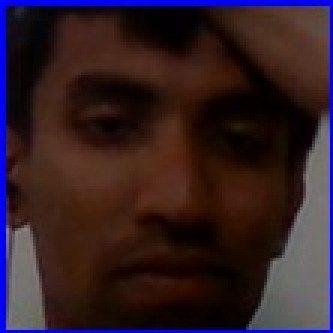
#> input picture my_data/user.1.102.jpg, 111 x 111 px (shown 3 times larger); its folder holds 4 pictures in this run
$ python classifier.py
#> lines starting #> are read from the running program, lines starting #| are printed output that depends on the picture
import numpy as np
import cv2
from PIL import Image
import os

def train_classifier(data_dir):
#> called with data_dir = 'my_data'
    path = [os.path.join(data_dir, f) for f in os.listdir(data_dir)]
    faces = []
    ids = []

    for image in path:
        img = Image.open(image).convert('L')
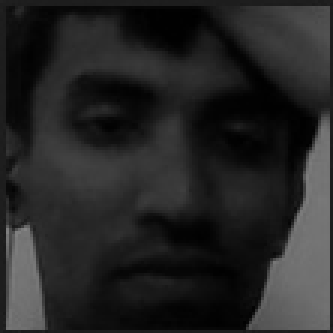
#> img: PIL image 111x111 L (shown 3 times larger); min 0, max 132, mean 36.9
        imageNp = np.array(img, 'uint8')
        id = int(os.path.split(image)[1].split(".")[1])

        faces.append(imageNp)
        ids.append(id)
#> pass 2 of the loop in train_classifier, `for image in path:`:
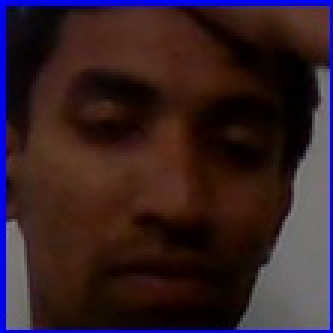
#> input picture my_data/user.1.104.jpg, 111 x 111 px (shown 3 times larger)
#> in train_classifier, `img = Image.open(image).convert('L')`:
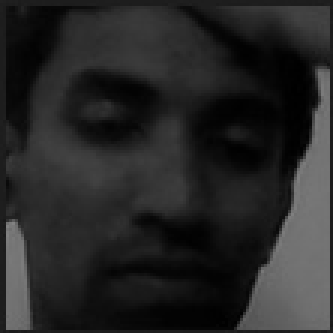
#> img: PIL image 111x111 L (shown 3 times larger); min 0, max 130, mean 38.4
#> pass 3 of the loop in train_classifier, `for image in path:`:
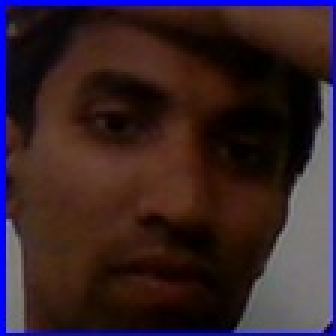
#> input picture my_data/user.1.109.jpg, 112 x 112 px (shown 3 times larger)
#> in train_classifier, `img = Image.open(image).convert('L')`:
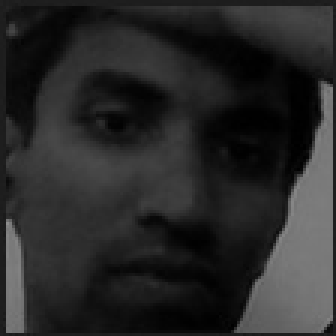
#> img: PIL image 112x112 L (shown 3 times larger); min 0, max 141, mean 40.4
#> the loop made 4 passes; the first 3 are shown

    ids = np.array(ids)
  #  print(dir(cv2.face))
    classifier = cv2.face.LBPHFaceRecognizer_create()
    #classifier = cv2.face.EigenFaceRecognizer_create()
    classifier.train(faces, ids)
    classifier.write("classifier.yml")

train_classifier("my_data")
